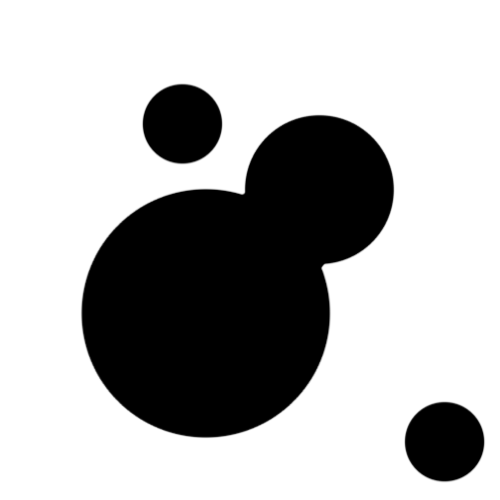
#> input picture sampling/test_im_2_500.png, 500 x 500 px
$ jupyter execute --allow-errors weighted_voronoi_stippling_kdtree.ipynb
#> lines starting #> are read from the running program, lines starting #| are printed output that depends on the picture; after the words box and inside, x2 and y2 are one past the last pixel; in counts of white or black regions, pixels touching at a corner belong together
# Weighted Voronoi Stippling (V1)

[cell 1]
from PIL import Image, ImageDraw
from scipy.spatial import Voronoi, voronoi_plot_2d
from scipy.spatial import KDTree
import matplotlib.pyplot as plt
import numpy as np
import time

from common_functions import Closest_point, Raster_Centroid

[cell 2]
image_resolution = 500
image_path = "sampling/test_im_2_500.png"
point_count = 250
res = 150
threshold = 255

scale_factor = image_resolution / res #scale factor between sample resolution and image resolution
sample_offset = 0.5 * scale_factor #offset so the pixels are sampled correctly

final_resolution = 1080

[cell 3]
def Weighted_Raster_Centroid(region,image_path):

    image = Image.open(image_path)
    cx = 0
    cy = 0
    total_weight = 0
    for pixel in region:
        sampled_value = image.getpixel((
            pixel[0] * scale_factor + sample_offset,
            pixel[1] * scale_factor + sample_offset
            ))
        # print(pixel)
        weight = 1 - np.mean(sampled_value) / 255
        if weight < 0.01:
            weight = 0.01
        total_weight += weight

        cy += pixel[1] * weight
        cx += pixel[0] * weight
        # cx += pixel[0] * weight
        # cy += pixel[1] * weight

    cx /= total_weight
    cy /= total_weight

    ## Random jitter
    jitter_mag = .75
    cx += (np.random.rand() - 0.5) * jitter_mag
    cy += (np.random.rand() - 0.5) * jitter_mag

    if cx == 0.5 or cy == 0.5:
        print(True)

    return [cx, cy]

[cell 4]
def KD_closest_point(search,points,tree):

    result = tree.query(search,k=1,workers=-1)
    closest = points[result[1]]

    return closest

Rejection sampling

[cell 5]
image = Image.open(image_path)
#> image is the input picture: PIL image 500x500 RGB; min 0, max 255, mean 179.9

seeds = []
startseeds = seeds
n = 0
while n < point_count:
    rand_x = np.random.rand()
    rand_y = np.random.rand()
    img_x = rand_x * image_resolution
    img_y = rand_y * image_resolution
    pixel = np.max(image.getpixel((img_x,img_y)))

    rand_x = rand_x * res
    rand_y = rand_y * res

    if pixel < threshold:
        seed = np.array([rand_x,rand_y])
        seeds.append(seed)
        n += 1
    else:
        continue
#> this loop made 873 passes
#> pixel on passes 1 to 3: 0, 0, 0
#> after the loop, n = 250; seeds = 250 pairs, first value 24.37 to 145.3, second value 26.94 to 144.1

def center_ellipse(x,y,r,c):
    draw.ellipse([x - r, y - r, x + r, y + r],fill=c)

def center_rectangle(x,y,l,w,c):
    l = l/2
    w = w/2
    draw.rectangle([x - w, y - l, x + w, y + l],fill=c)

img = Image.new('RGB', (image_resolution, image_resolution))
#> img: PIL image 500x500 RGB; every value is 0
draw = ImageDraw.Draw(img)
offset = 0.5
draw.rectangle([0,0,image_resolution,image_resolution],fill="white")
for point in startseeds:
    center_ellipse((point[0] + offset) * image_resolution / res, (point[1] + offset) * image_resolution / res,1,'red')
img.save("initial_seeds.png")
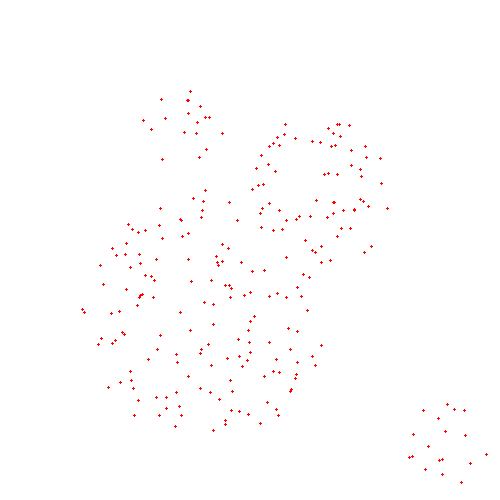
#> saved as initial_seeds.png: PIL image 500x500 RGB; mean R, G, B 255, 253.7, 253.7
#> `img = Image.new('RGB', (final_resolution, final_resolution))`: img: PIL image 1080x1080 RGB; every value is 0
#> the loop `for point in seeds:` made 250 passes
#> point on passes 1 to 3: [82.32, 107.3], [90.41, 81.73], [63.55, 96.88]
#> `img.save(f"sequence/stipple_iteration_{i}.png")`:
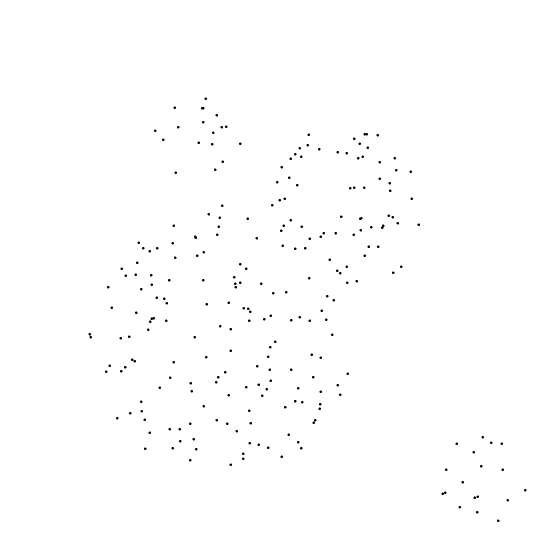
#> saved as stipple_iteration_0.png: PIL image 1080x1080 RGB (shown at 1/2 size); 99.6% white; 241 black regions, largest, box (x1, y1, x2, y2) and area: (262, 717, 272, 725) 42, (625, 838, 633, 848) 42, (883, 983, 893, 990) 42

Main Relaxation function

[cell 6]
def Lloyd_Relax(seeds, res, image_path):

    # Creating voronoi diagram
#> called with res = 150, image_path = 'sampling/test_im_2_500.png'
    vor = Voronoi(seeds)

    #Dictionary for calculating centroids (regions corresp. to input points)
    region_dict = {}
    for point in vor.points:
        region_dict[str(point)] = []
#> this loop made 250 passes
#> after the loop, region_dict = 250 items

    ##### CREATE KD TREE
    tree = KDTree(vor.points)

    ##### FINDING CLOSEST POINTS TO EACH PIXEL#####
    ### Replace this with faster rasterization algorithm ###
    for x in range(res):
        for y in range(res):
            search = [x,y]
            closest = KD_closest_point(search,vor.points,tree) ##closest input point to each pixel
            region_dict[str(closest)].append([x,y])
#> this loop made 150 passes

    #### CALCULATING CENTROIDS #####
    centroids = []
    for point in vor.points:
        region = region_dict[str(point)]
        if len(region) > 0:
            # centroid = Weighted_Raster_Centroid(region,"weighted_test.png",res)
            centroid = Weighted_Raster_Centroid(region,image_path,res)
        else:
            centroid = point

        centroids.append(centroid)

    return centroids

Running the loop

#> (a cell that did not finish here is left out)

[cell 8]
final_points = []
image = Image.open(image_path)
for point in seeds:
    val = image.getpixel((point[0],point[1]))
    print(val)
    # if val < 100:
    #     final_points.append(point)
# seeds = final_points

Visualization

[cell 9]
img = Image.new('RGB', (final_resolution, final_resolution))
draw = ImageDraw.Draw(img)
point_size = 4
draw.rectangle([0,0,final_resolution,final_resolution],fill="white")
# for point in startseeds:
#     center_ellipse((point[0] + offset) * final_resolution / res,(point[1] + offset) * final_resolution / res,3,'red')
for point in seeds:
    center_ellipse((point[0] + offset) * final_resolution / res, (point[1] + offset) * final_resolution / res,point_size,'black')
img.save("stipple_result_kd.png")
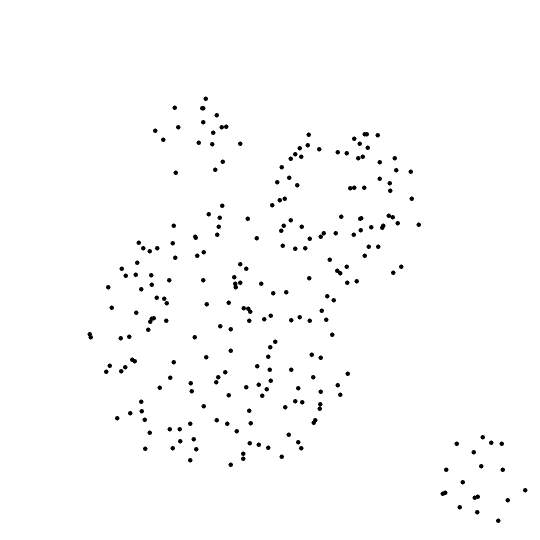
#> saved as stipple_result_kd.png: PIL image 1080x1080 RGB (shown at 1/2 size); 98.7% white; 228 black regions, largest, box (x1, y1, x2, y2) and area: (483, 612, 505, 628) 178, (296, 632, 312, 648) 149, (439, 249, 457, 259) 122

$ run again, with sampling/test.png copied over sampling/test_im_2_500.png
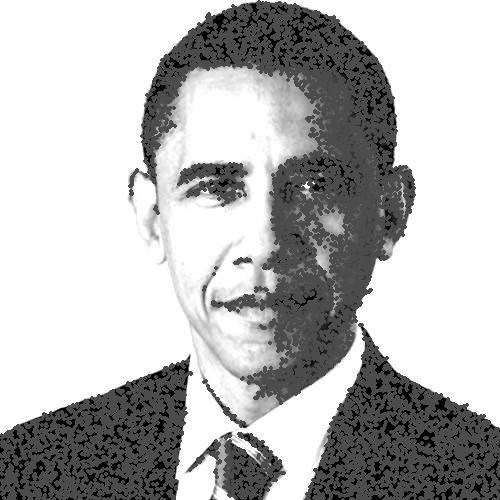
#> input picture sampling/test.png, 500 x 500 px
#> image is the input picture: PIL image 500x500 L; min 0, max 255, mean 182.5
#> the loop `while n < point_count:` made 503 passes
#> pixel on passes 1 to 3: 187, 76, 229
#> after the loop `while n < point_count:`: n = 250; seeds = 250 pairs, first value 2.46 to 147.1, second value 1.51 to 149.8
#> the loop `for point in seeds:` made 250 passes
#> point on passes 1 to 3: [82.32, 107.3], [90.41, 81.73], [63.55, 96.88]
#> `img.save(f"sequence/stipple_iteration_{i}.png")`:
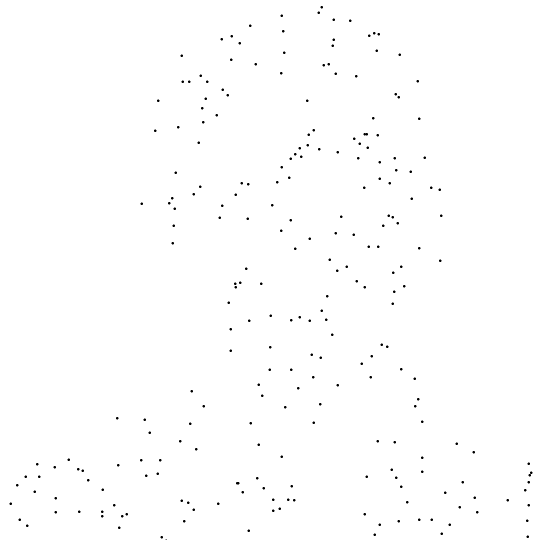
#> saved as stipple_iteration_0.png: PIL image 1080x1080 RGB (shown at 1/2 size); 99.6% white; 246 black regions (1 under 20 px), largest, box (x1, y1, x2, y2) and area: (1057, 943, 1065, 953) 42, (727, 266, 736, 271) 39, (472, 964, 479, 969) 31
#> the loop in Lloyd_Relax, `for point in vor.points:` made 250 passes
#> after the loop in Lloyd_Relax, `for point in vor.points:`: region_dict = 250 items
#> the loop in Lloyd_Relax, `for x in range(res):` made 150 passes
#> `img.save("stipple_result_kd.png")`:
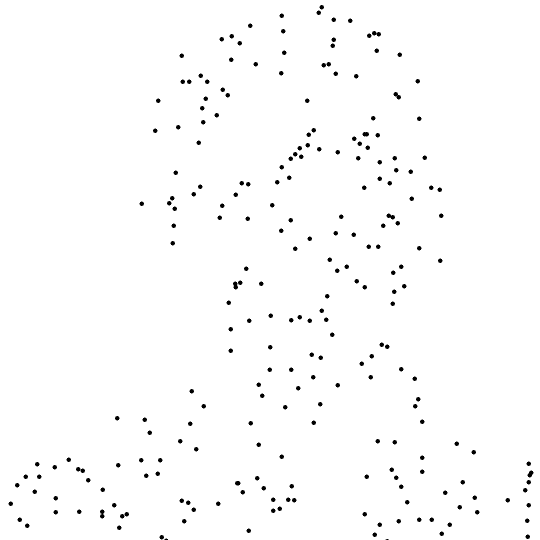
#> saved as stipple_result_kd.png: PIL image 1080x1080 RGB (shown at 1/2 size); 98.7% white; 241 black regions (2 under 20 px), largest, box (x1, y1, x2, y2) and area: (744, 62, 762, 73) 122, (773, 427, 790, 439) 122, (152, 934, 170, 946) 122
